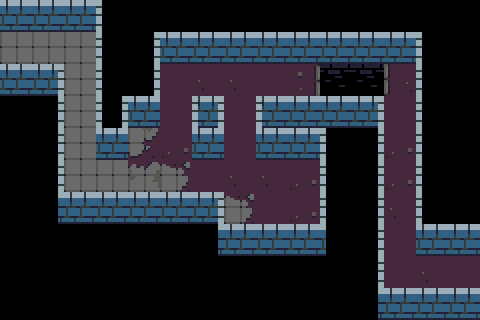

Below is a game level as drawn by its tile map, then a one-line description and the .tmx file that defines it, in full:
An orthogonal 15x10 tile map with 32x32 px tiles, 3 tile layers (walls, ground, death) and 5 objects (2x connection, 2x block, dialog).

<map version="1.0" tiledversion="1.1.5" orientation="orthogonal" renderorder="right-down" width="15" height="10" tilewidth="32" tileheight="32" infinite="0" nextobjectid="20">
 <tileset firstgid="1" source="tower-tileset.tsx" />
 <layer name="walls" width="15" height="10">
  <data encoding="csv">
12,12,12,15,0,0,0,0,0,0,0,0,0,0,0,
2,0,0,15,14,12,12,12,12,12,12,12,12,15,0,
12,23,0,15,14,0,0,0,0,0,0,0,0,15,0,
0,14,0,16,12,0,33,0,22,12,12,23,0,15,0,
0,14,0,12,0,0,12,0,12,12,15,14,0,15,0,
0,14,0,0,0,0,0,0,0,0,15,14,0,15,0,
0,24,12,12,12,12,23,0,0,0,15,14,0,15,0,
0,0,0,0,0,0,24,12,12,12,21,14,0,12,12,
0,0,0,0,0,0,0,0,0,0,0,14,0,0,2,
0,0,0,0,0,0,0,0,0,0,0,24,12,12,12
</data>
 </layer>
 <layer name="ground" width="15" height="10">
  <data encoding="csv">
0,0,0,0,0,0,0,0,0,0,0,0,0,0,0,
72,72,72,0,0,0,0,0,0,0,0,0,0,0,0,
0,0,72,0,0,2,28,28,2,56,0,0,54,0,0,
0,0,72,0,0,2,0,2,0,0,0,0,2,0,0,
0,0,72,0,83,27,0,2,0,0,0,0,27,0,0,
0,0,72,72,62,63,2,28,28,27,0,0,27,0,0,
0,0,0,0,0,0,0,63,2,27,0,0,28,0,0,
0,0,0,0,0,0,0,0,0,0,0,0,2,0,0,
0,0,0,0,0,0,0,0,0,0,0,0,2,28,0,
0,0,0,0,0,0,0,0,0,0,0,0,0,0,0
</data>
 </layer>
 <layer name="death" width="15" height="10">
  <data encoding="csv">
0,0,0,0,0,0,0,0,0,0,0,0,0,0,0,
0,0,0,0,0,0,0,0,0,0,0,0,0,0,0,
0,0,0,0,0,0,0,0,0,0,89,89,0,0,0,
0,0,0,0,0,0,0,0,0,0,0,0,0,0,0,
0,0,0,0,0,0,0,0,0,0,0,0,0,0,0,
0,0,0,0,0,0,0,0,0,0,0,0,0,0,0,
0,0,0,0,0,0,0,0,0,0,0,0,0,0,0,
0,0,0,0,0,0,0,0,0,0,0,0,0,0,0,
0,0,0,0,0,0,0,0,0,0,0,0,0,0,0,
0,0,0,0,0,0,0,0,0,0,0,0,0,0,0
</data>
 </layer>
 <objectgroup name="objects">
  <object id="9" name="25" type="connection" x="32" y="32" width="32" height="32">
   <properties>
    <property name="dir" value="right" />
    <property name="to" value="24" />
   </properties>
  </object>
  <object id="10" name="26" type="connection" x="416" y="256" width="32" height="32">
   <properties>
    <property name="dir" value="left" />
    <property name="to" value="27" />
   </properties>
  </object>
  <object id="16" type="block" x="160" y="160" width="32" height="32" />
  <object id="17" type="block" x="224" y="96" width="32" height="32" />
  <object id="18" name="4" type="dialog" x="64" y="64" width="32" height="32" />
 </objectgroup>
</map>
